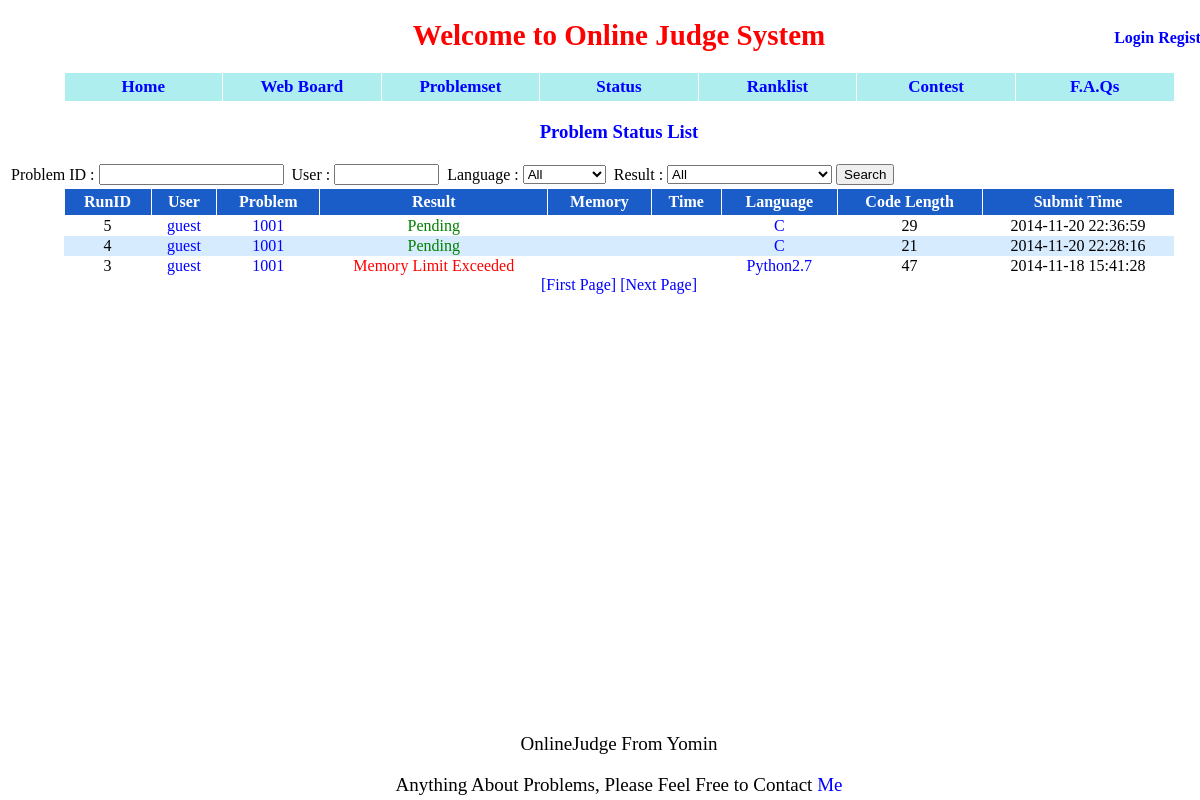
Page /status/ on the earlier database version.
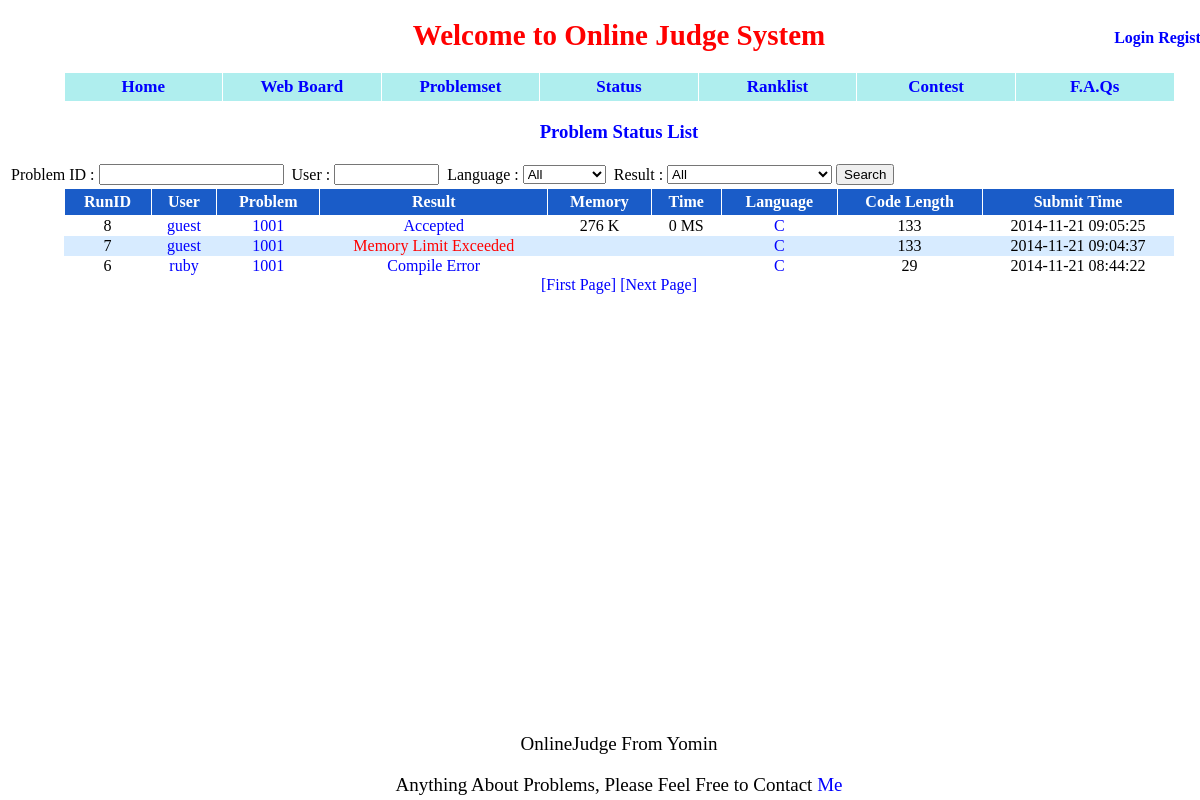
Same page on the later database version.
### appfile/models.py (models this page shows, shortened)
class Submit(db.Model):
    runid = db.Column(db.Integer, primary_key = True)
    userid = db.Column(db.String(22))
    pid = db.Column(db.Integer)
    result = db.Column(db.String(22), default = 'Pending')
    memory_used = db.Column(db.Integer, default = None)
    time_used = db.Column(db.Integer, default = None)
    language = db.Column(db.String(22))
    src = db.Column(db.Text)
    length = db.Column(db.Integer)
    submit_time = db.Column(db.String(22))
    ce_error = db.Column(db.Text, default = None)

### appfile/views.py (the view)
@app.route('/status/', methods = ['GET','POST'])
@app.route('/status/page=<int:page>')
def status(page = 1):
    form = SearchSubmitForm()
    if request.method == 'POST':
        subq = Submit.query
        if form.pid.data:
            subq = subq.filter_by(pid = form.pid.data)
        if form.userid.data:
            subq = subq.filter_by(userid = form.userid.data)
        if form.language.data and form.language.data != 'All':
            subq = subq.filter_by(language = form.language.data)
        if form.result.data and form.result.data != 'All':
            subq = subq.filter_by(result = form.result.data)
        submit_list = subq.order_by(Submit.runid.desc()).paginate(page, MAX_SUBMIT_NUM_ONE_PAGE, False)
    else:
        submit_list = Submit.query.order_by(Submit.runid.desc()).paginate(page, MAX_SUBMIT_NUM_ONE_PAGE, False)
    return render_template('status.html', submit_list = submit_list, form = form)

### appfile/forms.py
class SearchSubmitForm(Form):
    pid = IntegerField('Problem ID')
    userid = TextField('UserID')
    language = SelectField(choices = [('All','All'), ('C++', 'C++'), ('C', 'C'), ('Python2.7', 'Python2.7')])
    result = SelectField(choices = [ ('All','All'), \
                                     ('Accepted', 'Accepted'), \
                                     ('Presentation Error', 'Presentation Error'), \
                                     ('Time Limit Exceeded', 'Time Limit Exceeded'), \
                                     ('Memory Limit Exceeded', 'Memory Limit Exceeded'), \
                                     ('Wrong Answer', 'Wrong Answer'), \
                                     ('Runtime Error', 'Runtime Error'), \
                                     ('Output Limit Exceeded', 'Output Limit Exceeded'), \
                                     ('Compile Error', 'Compile Error')])

### appfile/views.py (called while the page is built)
@app.before_request
def before_request():
    g.user = current_user
    if g.user.is_authenticated():
        g.url = url_for('userinfo',userID = g.user.userID)

### appfile/templates/status.html (shortened to what this page needs)
{% extends "base.html" %}
{% block content %}
<center><h3 style="color: blue"> Problem Status List </h3></center>
<div style="width:1111px" class="center">
<form action={{ url_for('status') }} method="POST">
    <table class="center">
        <tr>
            <td> Problem ID : </td>
            <td> {{ form.pid(size=7) }} </td>
            <td></td>
            <td> User : </td>
            <td> {{ form.userid(size=10) }} </td>
            <td></td>
            <td> Language : </td>
            <td> {{ form.language }} </td>
            <td></td>
            <td> Result : </td>
            <td> {{ form.result }} </td>
            <td><button type="submit"> Search </button></td>
        </tr>
    </table>
</form>
</div>
<table id="list">
    <tr>
        <th> RunID</th>
        <th> User </th>
        <th> Problem </th>
        <th> Result </th>
        <th> Memory </th>
        <th> Time </th>
        <th> Language </th>
        <th> Code Length </th>
        <th> Submit Time </th>
    </tr>
    {% for submit in submit_list.items %}
    <tr style="{{ loop.cycle('','background-color:#D7EBFF') }}">
        <td> {{ submit.runid }}  </td>
        <td> <a href={{ url_for('userinfo',userID = submit.userid) }}>{{ submit.userid }}</a> </td>
        <td> <a href={{ url_for('show_problem', pid = submit.pid) }}>{{ submit.pid + 1000 }}</a> </td>
        {% if submit.result == 'Accepted' %}
            {% set status = "blue" %}
        {% elif submit.result == 'Pending' or submit.result == 'Runing' or submit.result == 'Compile Error' %}
            {% set status = "green" %}
        {% else %}
            {% set status = "red" %}
        {% endif%}
        <td class={{ status }}>
            {% if submit.result == 'Compile Error' %}
                <a target="_blank" href={{ url_for('show_compile_info', runid = submit.runid) }}>{{ submit.result }}</a>
            {% else %}
                {{ submit.result }}
            {% endif %}
        </td>
        {% if submit.result == 'Accepted' %}
            <td> {{ submit.memory_used }} K </td>
            <td> {{ submit.time_used }} MS </td>
        {% else %}
            <td></td>
            <td></td>
        {% endif %}
        <td><a target="_blank" href={{ url_for('viewcode', runid = submit.runid) }}> {{ submit.language }} </a></td>
        <td> {{ submit.length }}</td>
        <td> {{ submit.submit_time }} </td>
    </tr>
    {% endfor %}
</table>
<div class="center">
    <a href="/status/"> [First Page] </a>
    {% if submit_list.has_next %}
    <a href={{ url_for('status', page = submit_list.next_num) }}> [Next Page] </a>
    {% endif %}
</div>
{% endblock %}

Differences in the rows shown:
no longer on this page (row edited): Submit: runid "5", userid "guest", submit.pid+1000 "1001", result "Pending", language "C", length "29", submit_time "2014-11-20 22:36:59"
no longer on this page (row edited): Submit: runid "4", userid "guest", submit.pid+1000 "1001", result "Pending", language "C", length "21", submit_time "2014-11-20 22:28:16"
no longer on this page (row unchanged): Submit: runid "3", userid "guest", submit.pid+1000 "1001", result "Memory Limit Exceeded", language "Python2.7", length "47", submit_time "2014-11-18 15:41:28"
added Submit: runid "8", userid "guest", submit.pid+1000 "1001", result "Accepted", memory_used "276", time_used "0", language "C", length "133", submit_time "2014-11-21 09:05:25"
added Submit: runid "7", userid "guest", submit.pid+1000 "1001", result "Memory Limit Exceeded", language "C", length "133", submit_time "2014-11-21 09:04:37"
added Submit: runid "6", userid "ruby", submit.pid+1000 "1001", result "Compile Error", language "C", length "29", submit_time "2014-11-21 08:44:22"
